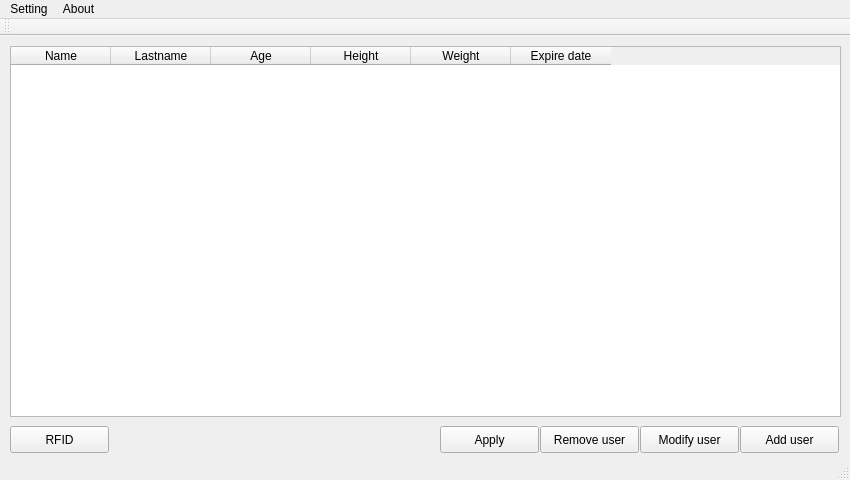
<?xml version="1.0" encoding="UTF-8"?>
<ui version="4.0">
 <class>MainWindow</class>
 <widget class="QMainWindow" name="MainWindow">
  <property name="geometry">
   <rect>
    <x>0</x>
    <y>0</y>
    <width>850</width>
    <height>480</height>
   </rect>
  </property>
  <property name="minimumSize">
   <size>
    <width>530</width>
    <height>300</height>
   </size>
  </property>
  <property name="windowTitle">
   <string>MainWindow</string>
  </property>
  <property name="layoutDirection">
   <enum>Qt::LeftToRight</enum>
  </property>
  <widget class="QWidget" name="centralWidget">
   <widget class="QTableWidget" name="tableWidget">
    <property name="geometry">
     <rect>
      <x>10</x>
      <y>10</y>
      <width>831</width>
      <height>371</height>
     </rect>
    </property>
    <column>
     <property name="text">
      <string>Name</string>
     </property>
    </column>
    <column>
     <property name="text">
      <string>Lastname</string>
     </property>
    </column>
    <column>
     <property name="text">
      <string>Age</string>
     </property>
    </column>
    <column>
     <property name="text">
      <string>Height</string>
     </property>
    </column>
    <column>
     <property name="text">
      <string>Weight</string>
     </property>
    </column>
    <column>
     <property name="text">
      <string>Expire date</string>
     </property>
    </column>
   </widget>
   <widget class="QPushButton" name="pushButtonAdd">
    <property name="geometry">
     <rect>
      <x>740</x>
      <y>390</y>
      <width>99</width>
      <height>27</height>
     </rect>
    </property>
    <property name="text">
     <string>Add user</string>
    </property>
   </widget>
   <widget class="QPushButton" name="pushButtonEdit">
    <property name="geometry">
     <rect>
      <x>640</x>
      <y>390</y>
      <width>99</width>
      <height>27</height>
     </rect>
    </property>
    <property name="text">
     <string>Modify user</string>
    </property>
   </widget>
   <widget class="QPushButton" name="pushButtonDelete">
    <property name="geometry">
     <rect>
      <x>540</x>
      <y>390</y>
      <width>99</width>
      <height>27</height>
     </rect>
    </property>
    <property name="text">
     <string>Remove user</string>
    </property>
   </widget>
   <widget class="QPushButton" name="pushButtonRFID">
    <property name="geometry">
     <rect>
      <x>10</x>
      <y>390</y>
      <width>99</width>
      <height>27</height>
     </rect>
    </property>
    <property name="text">
     <string>RFID</string>
    </property>
   </widget>
   <widget class="QPushButton" name="pushButtonApply">
    <property name="geometry">
     <rect>
      <x>440</x>
      <y>390</y>
      <width>99</width>
      <height>27</height>
     </rect>
    </property>
    <property name="text">
     <string>Apply</string>
    </property>
   </widget>
  </widget>
  <widget class="QMenuBar" name="menuBar">
   <property name="geometry">
    <rect>
     <x>0</x>
     <y>0</y>
     <width>850</width>
     <height>26</height>
    </rect>
   </property>
   <widget class="QMenu" name="menu">
    <property name="title">
     <string>Setting</string>
    </property>
    <addaction name="action"/>
    <addaction name="action_2"/>
   </widget>
   <widget class="QMenu" name="menu_2">
    <property name="title">
     <string>About</string>
    </property>
    <addaction name="action_3"/>
   </widget>
   <addaction name="menu"/>
   <addaction name="menu_2"/>
  </widget>
  <widget class="QToolBar" name="mainToolBar">
   <attribute name="toolBarArea">
    <enum>TopToolBarArea</enum>
   </attribute>
   <attribute name="toolBarBreak">
    <bool>false</bool>
   </attribute>
  </widget>
  <widget class="QStatusBar" name="statusBar"/>
  <action name="action">
   <property name="text">
    <string>Network settings</string>
   </property>
  </action>
  <action name="action_2">
   <property name="text">
    <string>RFID settings</string>
   </property>
  </action>
  <action name="action_3">
   <property name="text">
    <string>About</string>
   </property>
  </action>
 </widget>
 <layoutdefault spacing="6" margin="11"/>
 <resources/>
 <connections/>
</ui>
